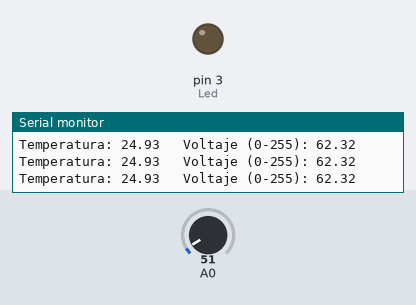
A sketch run on a simulated Arduino Uno, built with avr-gcc and run on an emulated ATmega328P. Parts: output pins drawn as LEDs (lit = HIGH), the last lines printed to the serial monitor. The test bench sets the inputs (shaded band); at power-on: A0 = 51.

Above: at 1.2 s.
1.3 s: A0 set to 62
At 2.5 s:
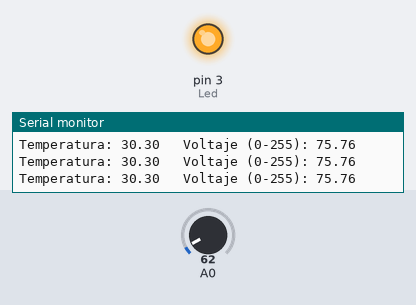
2.8 s: A0 set to 30
At 4.0 s:
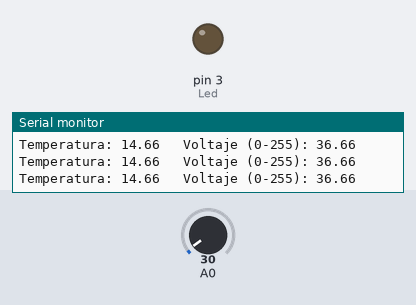
5.8 s: A0 set to 61
At 6.5 s:
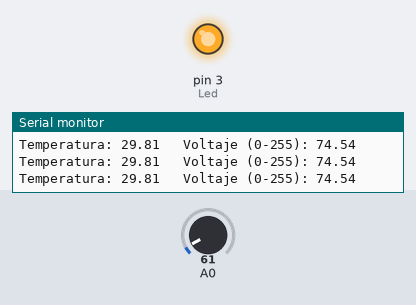
Timing chart, 0 to 8.8 s (numbered marks = the images above; inputs shaded):
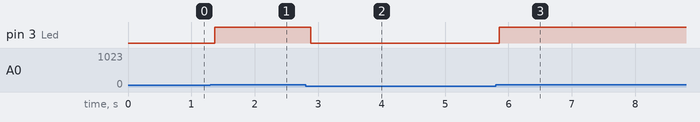

The sketch:

clase2_lm35.ino
```cpp
int lm35 = A0;
int Led = 3;

void setup() {
  Serial.begin(9600);
  pinMode(Led, OUTPUT);
}

void loop() {
  int sensorValue = analogRead(A0);
  float x = (sensorValue * 5000.0)/1023;  // voltaje 0 - 5000 mV
  float temperatura = x/10;
  float voltaje = x/4;  // voltaje de 0 - 255
  Serial.print("Temperatura: ");
  Serial.print(temperatura);
  Serial.print("\t Voltaje (0-255): ");
  Serial.println(voltaje);
  delay(20);

  if(temperatura > 27.0) {
  	digitalWrite(Led, HIGH);
  }else{
  	digitalWrite(Led, LOW);
  }
}
```

Measured:
- the behaviour switches between 55 and 56 on A0 (found by bisection; images 0 and 1)
- after the input at 1.3 s, pin 3 (Led): LOW → HIGH after 0.07 s
- after the input at 2.8 s, pin 3 (Led): HIGH → LOW after 0.08 s
- after the input at 5.8 s, pin 3 (Led): LOW → HIGH after 0.06 s
